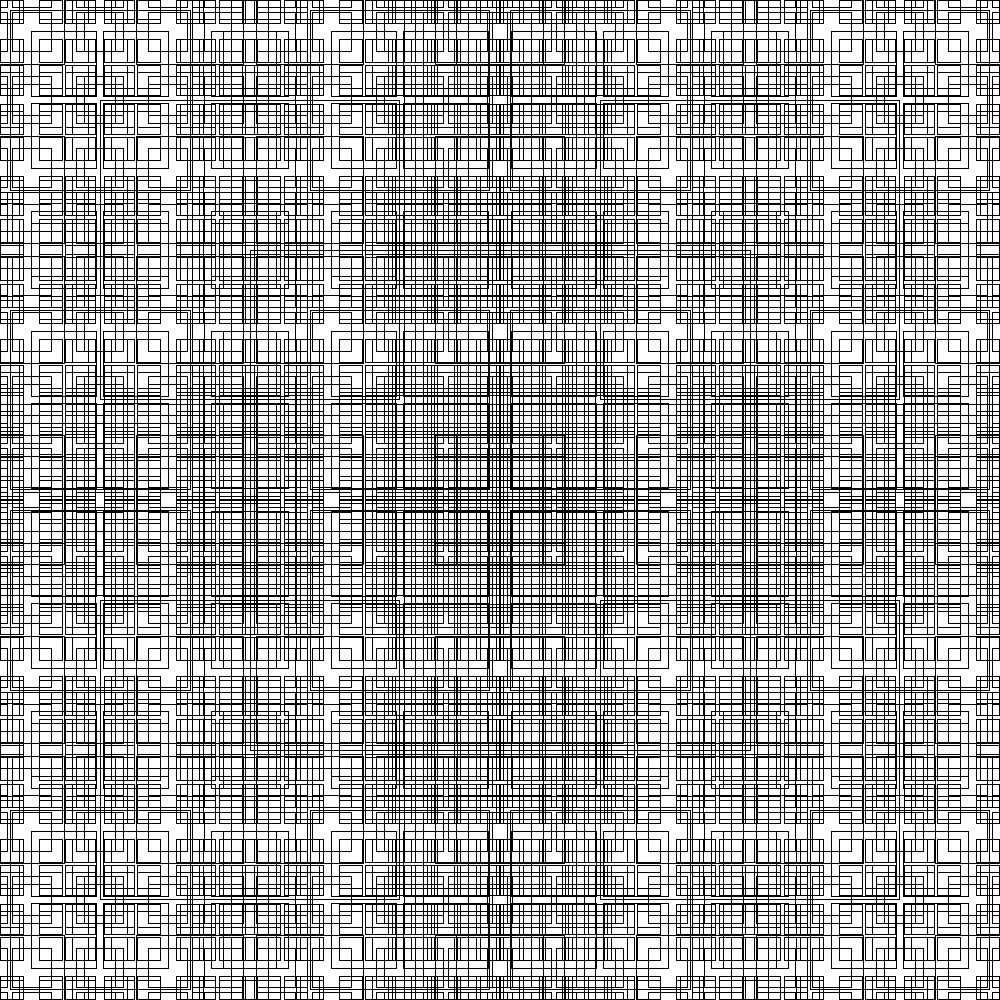
Frame 1 (no input)
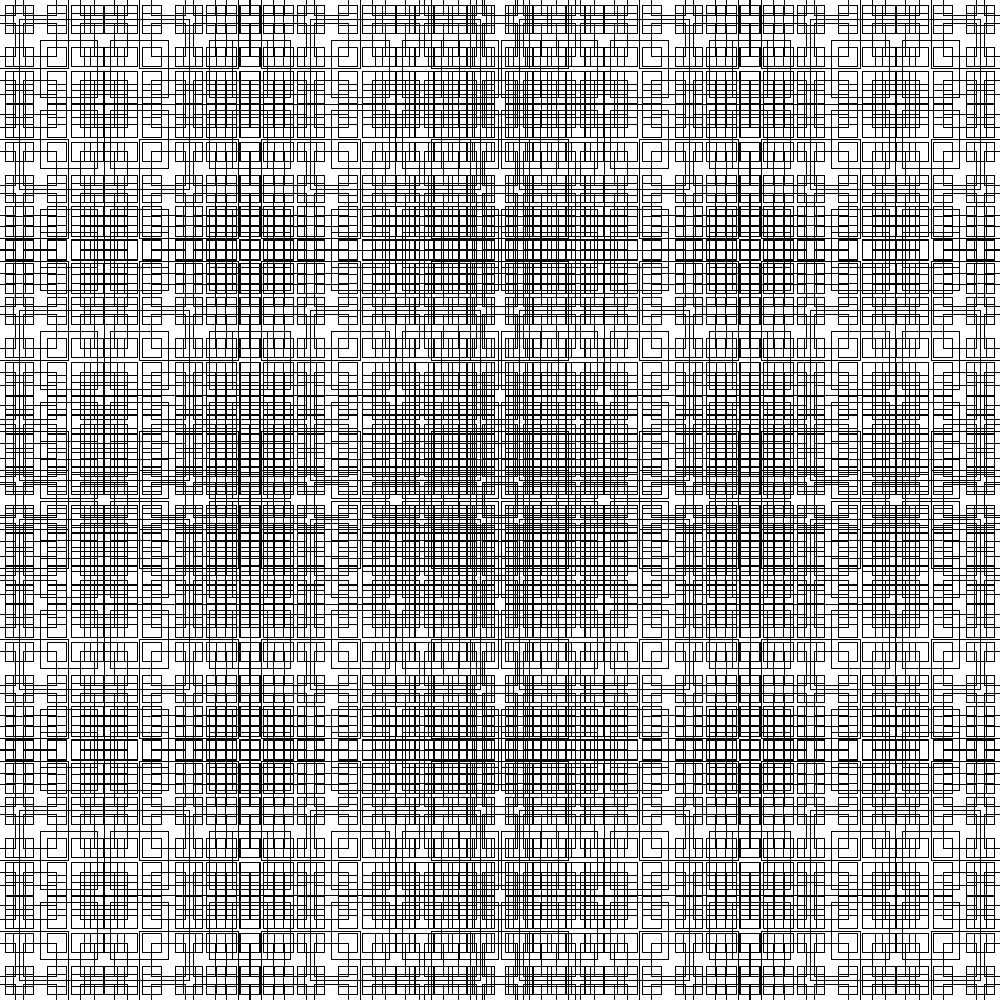
Frame 60 (the mouse pressed at the canvas centre just before this capture)
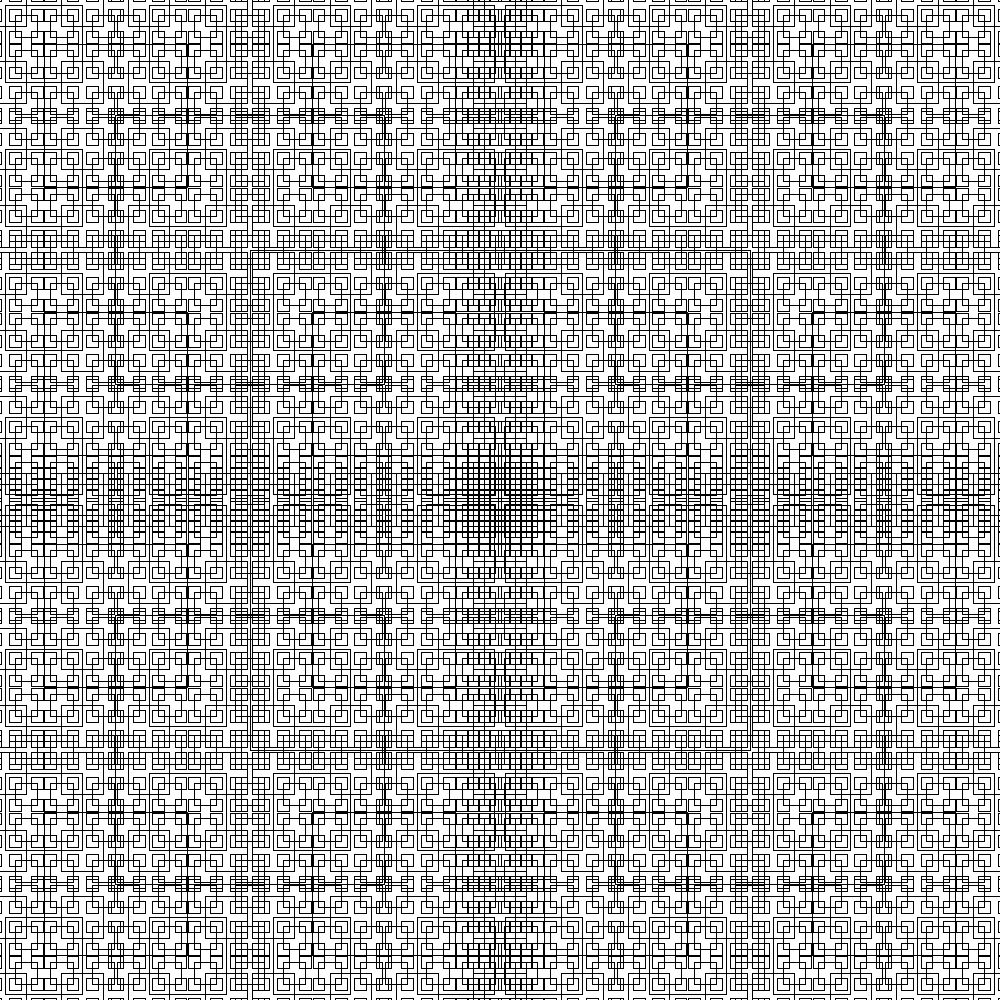
Frame 120 (the mouse held since frame 60 and released just before this capture)

The Processing sketch that drew these frames (run headless with seeded random() and noise(); from frame 60 on, the mouse is pressed at the canvas centre):

// Processing sketch: fractal_square
// ── fractal_square.pde
float scaleDown = 0.45;
int maxLevel = 6;

//float cosR = cos(rotation);
//float sinR = sin(rotation);

void setup() {
  size(1000, 1000);

  int bgColor = 255;
  background(bgColor);


  //drawSquare(width/2, height/2, width/2, 0);
}

void drawSquare(float x1, float y1, float sideLength, int level) {
  if (level > maxLevel) {
    return;
  }
  rectMode(CENTER);  // Set rectMode to CENTER
  noFill();
  rect(x1, y1, sideLength, sideLength);
  drawSquare(x1-(sideLength/2), y1-(sideLength/2), sideLength * scaleDown, level + 1);
  drawSquare(x1+(sideLength/2), y1+(sideLength/2), sideLength * scaleDown, level + 1);
  drawSquare(x1-(sideLength/2), y1+(sideLength/2), sideLength * scaleDown, level + 1);
  drawSquare(x1+(sideLength/2), y1-(sideLength/2), sideLength * scaleDown, level + 1);
}

void draw() {
  background(255);
  scaleDown = cos(frameCount * 0.01) * 0.1 + 0.5;
  drawSquare(width/2, height/2, width/2, 0);
}
